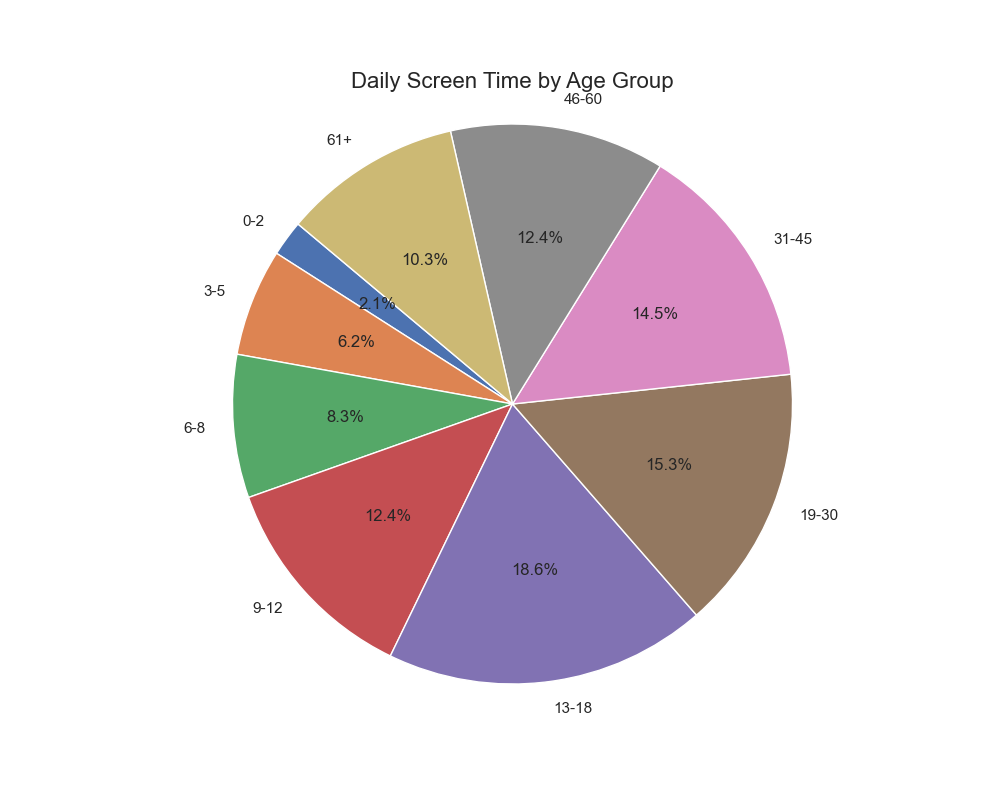

This chart was generated by the following Python code:

import matplotlib.pyplot as plt
import seaborn as sns

# Data provided
data = [{'Age Group': '0-2', 'Hours Per Day': 0.5},
        {'Age Group': '3-5', 'Hours Per Day': 1.5},
        {'Age Group': '6-8', 'Hours Per Day': 2.0},
        {'Age Group': '9-12', 'Hours Per Day': 3.0},
        {'Age Group': '13-18', 'Hours Per Day': 4.5},
        {'Age Group': '19-30', 'Hours Per Day': 3.7},
        {'Age Group': '31-45', 'Hours Per Day': 3.5},
        {'Age Group': '46-60', 'Hours Per Day': 3.0},
        {'Age Group': '61+', 'Hours Per Day': 2.5}]

# Convert the data into a format that can be used by Matplotlib
age_groups = [entry['Age Group'] for entry in data]
hours_per_day = [entry['Hours Per Day'] for entry in data]

# Seaborn styles
sns.set(style="whitegrid")  # Use seaborn style aesthetics

# Create a pie chart
plt.figure(figsize=(10, 8))  # Specify the size of the figure

# Create the pie chart
plt.pie(hours_per_day, labels=age_groups, autopct='%1.1f%%', startangle=140)

# Equal aspect ratio ensures that pie is drawn as a circle.
plt.axis('equal')

# Title and other customizations can be done here
plt.title('Daily Screen Time by Age Group', fontsize=16)

# Show the plot
plt.show()
